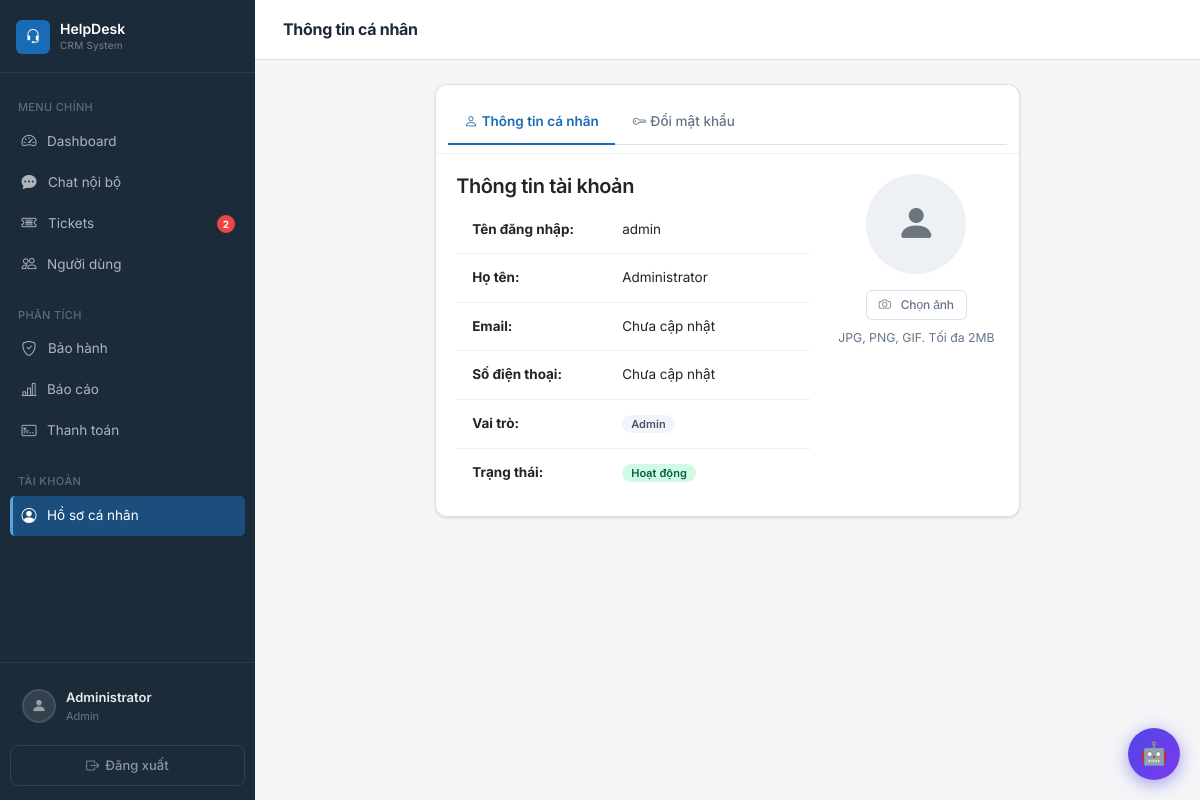
The app's page /profile.php (signed in) with its own data.
### tables this page shows
CREATE TABLE IF NOT EXISTS users (
    id INT AUTO_INCREMENT PRIMARY KEY,
    username VARCHAR(50) NOT NULL UNIQUE,
    password VARCHAR(255) NOT NULL,
    fullname VARCHAR(100) NOT NULL,
    email VARCHAR(100) NOT NULL UNIQUE,
    phone VARCHAR(20),
    avatar VARCHAR(255) DEFAULT NULL,
    role_id INT NOT NULL,
    status ENUM('active', 'inactive') DEFAULT 'active',
    created_at TIMESTAMP DEFAULT CURRENT_TIMESTAMP,
    FOREIGN KEY (role_id) REFERENCES roles(id) ON DELETE CASCADE
);

CREATE TABLE IF NOT EXISTS roles (
    id INT AUTO_INCREMENT PRIMARY KEY,
    name VARCHAR(50) NOT NULL UNIQUE,
    hierarchy_level TINYINT UNSIGNED NOT NULL DEFAULT 99
);

### includes/auth.php (called while the page is built, shortened)
<?php
require_once 'controllers/authController.php';
$authController = new AuthController();
function getCurrentUser() {
    global $authController;
    return $authController->getCurrentUser();
}
function hasRole($roleName) {
    global $authController;
    return $authController->hasRole($roleName);
}
function hasAnyRole($roles) {
    global $authController;
    return $authController->hasAnyRole($roles);
}
function requireLogin() {
    global $authController;
    $authController->requireLogin();
}
function getUserDisplayName() {
    $user = getCurrentUser();
    return $user ? $user['fullname'] : 'Guest';
}
function getUserRoleDisplayName() {
    $user = getCurrentUser();
    return $user ? $user['role_name'] : '';
}
?>

### controllers/authController.php (called while the page is built, shortened)
<?php
require_once __DIR__ . '/../models/User.php';
class AuthController {
    private $userModel;
    public function __construct() {
        $this->userModel = new User();
    }
    public function isLoggedIn() {
        return isset($_SESSION['user_id']);
    }
    public function getCurrentUser() {
        return [
            'id' => $_SESSION['user_id'],
            'username' => $_SESSION['username'],
            'fullname' => $_SESSION['fullname'],
            'role_id' => $_SESSION['role_id'],
            'role_name' => $_SESSION['role_name']
        ];
    }
    public function hasRole($roleName) {
        $user = $this->getCurrentUser();
        return $user['role_name'] === $roleName;
    }
    public function hasAnyRole($roles) {
        $user = $this->getCurrentUser();
        return in_array($user['role_name'], $roles);
    }
    public function requireLogin() {
        $user = $this->userModel->findById($_SESSION['user_id']);
    }
}
?>

### models/User.php (called while the page is built, shortened)
<?php
require_once __DIR__ . '/../config/database.php';
class User {
    private $pdo;
    public function __construct() {
        global $pdo;
        $this->pdo = $pdo;
    }
    public function findById($id) {
        $stmt = $this->pdo->prepare("SELECT u.*, r.name as role_name FROM users u JOIN roles r ON u.role_id = r.id WHERE u.id = ?");
        $stmt->execute([$id]);
        return $stmt->fetch();
    }
}
?>

### controllers/userController.php (called while the page is built, shortened)
<?php
require_once __DIR__ . '/../models/User.php';
require_once __DIR__ . '/authController.php';
class UserController {
    private $userModel;
    private $authController;
    public function __construct() {
        $this->userModel = new User();
        $this->authController = new AuthController();
    }
    public function getOwnProfile() {
        $this->authController->requireLogin();
        $currentUser = $this->authController->getCurrentUser();
        return $this->userModel->findById($currentUser['id']);
    }
}
?>

### profile.php (the view, shortened to what this page needs)
<?php
require_once 'includes/auth.php';
require_once 'controllers/userController.php';
requireLogin();
$userController = new UserController();
$currentUser = getCurrentUser();
$pageTitle = 'Thông tin cá nhân';
$activeTab = $_GET['tab'] ?? 'profile';
$userFull = $userController->getOwnProfile();
include 'includes/header.php';
?>
<div class="row justify-content-center">
    <div class="col-md-8">
        <div class="card">
            <div class="card-header">
                <ul class="nav nav-tabs card-header-tabs">
                    <li class="nav-item">
                        <a class="nav-link <?php echo $activeTab === 'profile' ? 'active' : ''; ?>" href="profile.php?tab=profile">
                            <i class="bi bi-person me-1"></i>Thông tin cá nhân
                        </a>
                    </li>
                    <li class="nav-item">
                        <a class="nav-link <?php echo $activeTab === 'password' ? 'active' : ''; ?>" href="profile.php?tab=password">
                            <i class="bi bi-key me-1"></i>Đổi mật khẩu
                        </a>
                    </li>
                </ul>
            </div>
            <div class="card-body">
                <?php if ($activeTab === 'profile'): ?>
                    <div class="row">
                        <div class="col-md-8">
                            <h5>Thông tin tài khoản</h5>
                            <div class="table-responsive"><table class="table table-borderless">
                                <tr>
                                    <td class="fw-bold" style="width: 150px;">Tên đăng nhập:</td>
                                    <td><?php echo htmlspecialchars($currentUser['username']); ?></td>
                                </tr>
                                <tr>
                                    <td class="fw-bold">Họ tên:</td>
                                    <td><?php echo htmlspecialchars($currentUser['fullname']); ?></td>
                                </tr>
                                <tr>
                                    <td class="fw-bold">Email:</td>
                                    <td><?php echo htmlspecialchars($currentUser['email'] ?? 'Chưa cập nhật'); ?></td>
                                </tr>
                                <tr>
                                    <td class="fw-bold">Số điện thoại:</td>
                                    <td><?php echo htmlspecialchars($currentUser['phone'] ?? 'Chưa cập nhật'); ?></td>
                                </tr>
                                <tr>
                                    <td class="fw-bold">Vai trò:</td>
                                    <td>
                                        <span class="badge bg-secondary"><?php echo $currentUser['role_name']; ?></span>
                                    </td>
                                </tr>
                                <tr>
                                    <td class="fw-bold">Trạng thái:</td>
                                    <td>
                                        <span class="badge bg-success">Hoạt động</span>
                                    </td>
                                </tr>
                            </table></div>
                        </div>
                        <div class="col-md-4 text-center">
                            <div class="mb-3">
                                <?php if (!empty($userFull['avatar'])): ?>
                                    <img src="assets/avatars/<?php echo htmlspecialchars($userFull['avatar']); ?>"
                                         class="rounded-circle" style="width: 100px; height: 100px; object-fit: cover;"
                                         alt="Avatar" id="avatarPreview">
                                <?php else: ?>
                                    <div class="bg-light rounded-circle d-inline-flex align-items-center justify-content-center" style="width: 100px; height: 100px;" id="avatarPlaceholder">
                                        <i class="bi bi-person-fill text-secondary" style="font-size: 2.5rem;"></i>
                                    </div>
                                <?php endif; ?>
                            </div>
                            <form method="POST" enctype="multipart/form-data">
                                <label for="avatarInput" class="btn btn-outline-secondary btn-sm">
                                    <i class="bi bi-camera me-1"></i>Chọn ảnh
                                </label>
                            </form>
                            <p class="text-muted small mt-2">JPG, PNG, GIF. Tối đa 2MB</p>
                        </div>
                    </div>
                <?php endif; ?>
            </div>
        </div>
    </div>
</div>
<?php include 'includes/footer.php'; ?>

### includes/header.php (shortened to what this page needs)
<!DOCTYPE html>
<html lang="vi">
<head>
    <link href="assets/css/bootstrap.min.css" rel="stylesheet">
    <link href="assets/icons/bootstrap-icons.css" rel="stylesheet">
</head>
<body>
<?php
$sidebarUser = null;
if (isset($userFull)) {
    $sidebarUser = $userFull;
}
$currentPage = basename($_SERVER['PHP_SELF']);
$_sidebarBadge = 0;
if (hasAnyRole(['Admin', 'Manager', 'IT Helpdesk']) && isset($pdo)) {
    try {
        $stmt = $pdo->query("
            SELECT COUNT(*) FROM tickets t
            JOIN statuses s ON t.status_id = s.id
            WHERE t.assigned_to IS NULL AND s.name != 'Đã đóng'
        ");
        $_sidebarBadge = (int)$stmt->fetchColumn();
    } catch (\PDOException $e) {
        $_sidebarBadge = 0;
    }
}
?>
<nav class="sidebar" id="sidebar">
    <div class="sidebar-brand">
        <div class="sidebar-brand-icon">
            <i class="bi bi-headset"></i>
        </div>
        <div>
            <div class="sidebar-brand-text">HelpDesk</div>
            <div class="sidebar-brand-sub">CRM System</div>
        </div>
    </div>
    <div class="sidebar-nav">
        <div class="sidebar-label">Menu chính</div>
        <a href="dashboard.php" class="sidebar-link <?php echo $currentPage === 'dashboard.php' ? 'active' : ''; ?>">
            <i class="bi bi-speedometer2"></i>
            Dashboard
        </a>
        <a href="chat.php" class="sidebar-link <?php echo $currentPage === 'chat.php' ? 'active' : ''; ?>" style="justify-content:space-between;">
            <span style="display:flex;align-items:center;gap:10px;">
                <i class="bi bi-chat-dots-fill"></i>
                Chat nội bộ
            </span>
        </a>
        <a href="tickets.php" class="sidebar-link <?php echo $currentPage === 'tickets.php' ? 'active' : ''; ?>" style="justify-content:space-between;">
            <span style="display:flex;align-items:center;gap:10px;">
                <i class="bi bi-ticket-detailed"></i>
                Tickets
            </span>
            <?php if ($_sidebarBadge > 0): ?>
                <span style="background:#ef4444;color:#fff;font-size:10px;font-weight:700;padding:2px 6px;border-radius:100px;line-height:1.4;flex-shrink:0;"><?php echo $_sidebarBadge; ?></span>
            <?php endif; ?>
        </a>
        <?php if (hasRole('Admin')): ?>
        <a href="users.php" class="sidebar-link <?php echo $currentPage === 'users.php' ? 'active' : ''; ?>">
            <i class="bi bi-people"></i>
            Người dùng
        </a>
        <?php endif; ?>
        <div class="sidebar-label" style="margin-top:8px;">Phân tích</div>
        <a href="warranty.php" class="sidebar-link <?php echo $currentPage === 'warranty.php' ? 'active' : ''; ?>" style="justify-content:space-between;">
            <span style="display:flex;align-items:center;gap:10px;">
                <i class="bi bi-shield-check"></i>
                Bảo hành
            </span>
        </a>
        <a href="reports.php" class="sidebar-link <?php echo $currentPage === 'reports.php' ? 'active' : ''; ?>">
            <i class="bi bi-bar-chart-line"></i>
            Báo cáo
        </a>
        <?php if (hasAnyRole(['Admin', 'Manager'])): ?>
        <a href="billing.php" class="sidebar-link <?php echo $currentPage === 'billing.php' ? 'active' : ''; ?>" style="justify-content:space-between;">
            <span style="display:flex;align-items:center;gap:9px;">
                <i class="bi bi-credit-card-2-front"></i>
                Thanh toán
            </span>
        </a>
        <?php endif; ?>
        <div class="sidebar-label" style="margin-top:8px;">Tài khoản</div>
        <a href="profile.php" class="sidebar-link <?php echo $currentPage === 'profile.php' ? 'active' : ''; ?>">
            <i class="bi bi-person-circle"></i>
            Hồ sơ cá nhân
        </a>
    </div>
    <div class="sidebar-footer">
        <a href="profile.php" class="sidebar-user">
            <?php if (!empty($sidebarUser['avatar'])): ?>
                <img src="assets/avatars/<?php echo htmlspecialchars($sidebarUser['avatar']); ?>"
                     class="sidebar-user-avatar" alt="Avatar">
            <?php else: ?>
                <div class="sidebar-user-placeholder">
                    <i class="bi bi-person-fill"></i>
                </div>
            <?php endif; ?>
            <div class="sidebar-user-info">
                <div class="sidebar-user-name"><?php echo htmlspecialchars(getUserDisplayName()); ?></div>
                <div class="sidebar-user-role"><?php echo htmlspecialchars(getUserRoleDisplayName()); ?></div>
            </div>
        </a>
        <a href="logout.php" class="sidebar-logout">
            <i class="bi bi-box-arrow-right"></i>
            Đăng xuất
        </a>
    </div>
</nav>
<div class="main-content">
    <div class="topbar">
        <div class="topbar-title"><?php echo isset($pageTitle) ? htmlspecialchars($pageTitle) : 'Dashboard'; ?></div>
    </div>
    <div class="page-content">

### records on screen
users: fullname "Administrator", role.name "Admin", username "admin"

### other values on screen
$_sidebarBadge "2"
$pageTitle "Thông tin cá nhân"
$currentUser['email'] "Chưa cập nhật"
$currentUser['phone'] "Chưa cập nhật"
